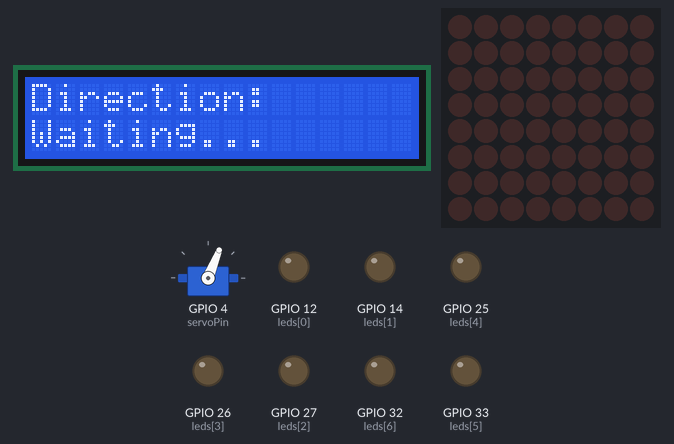
Bench run of a sketch on a simulated ESP32. Parts: 16×2 character LCD, 8×8 LED matrix, servo, output pins drawn as LEDs (lit = HIGH). Servo pulses on a pin are drawn as a servo (544–2400 µs = 0–180°).

Above: at 0.1 s.

The sketch:

esp32_gesture_receiver.ino
```cpp
#include <WiFi.h>              // Needed for WiFi mode + ESP-NOW
#include <esp_now.h>           // ESP-NOW wireless protocol (peer-to-peer)
#include <Wire.h>              // I2C (LCD uses I2C)
#include <LiquidCrystal_I2C.h> // LCD library (I2C LCD)

#include <MD_MAX72xx.h>        // LED matrix driver library
#include <SPI.h>               // SPI bus (MAX7219 matrix uses SPI)

// ==================== LEDS ====================
// 7 discrete LEDs wired to these GPIO pins
int leds[] = {12, 14, 27, 26, 25, 33, 32};
const int NUM_LEDS = 7;

// ==================== LCD ====================
// I2C LCD at address 0x27, 16 columns x 2 rows
LiquidCrystal_I2C lcd(0x27, 16, 2);

// ==================== MATRIX ====================
// MAX7219 LED matrix wiring
#define MATRIX_CLK 19
#define MATRIX_CS  18
#define MATRIX_DIN 23

// FC16_HW is the common 8x8 MAX7219 module wiring layout
#define HARDWARE_TYPE MD_MAX72XX::FC16_HW
#define MAX_DEVICES 1  // number of chained 8x8 modules
MD_MAX72XX mx(HARDWARE_TYPE, MATRIX_DIN, MATRIX_CLK, MATRIX_CS, MAX_DEVICES);

// ==================== SERVO ====================
const int servoPin = 4;  // servo signal wire connected to GPIO 4

// Convert servo pulse width (microseconds) into PWM duty cycle
// Servo expects 50Hz signal with pulse 500–2500 us
void writeServoMicroseconds(int us) {
  // 50Hz period = 20,000 us
  // 16-bit PWM duty range = 0..65535
  // duty = (pulse_us / 20000us) * 65535
  uint32_t duty = (uint32_t)us * 65535 / 20000;

  // Send duty to PWM output
  ledcWrite(servoPin, duty);
}

// Calibrated servo endpoints (these match YOUR servo’s real motion)
const int SERVO_BACK_US = 2200;   // full BACKWARD position pulse width
const int SERVO_FWD_US = 300;    // full FORWARD position pulse width
const int SERVO_NEUTRAL_US = (SERVO_BACK_US + SERVO_FWD_US) / 2; // centre pulse

// Magnitude thresholds that control when servo starts moving and when it saturates
const int SERVO_MAG_START = 5000;    // below this, keep servo neutral
const int SERVO_MAG_FULL  = 16000;   // at/above this, servo reaches full travel

// Moves servo only for FORWARD/BACKWARD gestures, scaled by magnitude
void updateServoFromForwardBack(int dir, int16_t mag) {
  int m = abs(mag);  // magnitude should be positive strength

  // If gesture isn't strong enough, keep servo centred
  if (m <= SERVO_MAG_START) {
    writeServoMicroseconds(SERVO_NEUTRAL_US);
    return;
  }

  // Cap strength so the servo doesn't keep increasing beyond your chosen max
  if (m > SERVO_MAG_FULL) m = SERVO_MAG_FULL;

  // Normalise magnitude into 0..1 range
  float t = (float)(m - SERVO_MAG_START) /
            (float)(SERVO_MAG_FULL - SERVO_MAG_START);  // 0..1

  int us = SERVO_NEUTRAL_US;

  if (dir == 3) {
    // FORWARD: move from neutral toward SERVO_FWD_US as strength increases
    us = SERVO_NEUTRAL_US + t * (SERVO_FWD_US - SERVO_NEUTRAL_US);
  }
  else if (dir == 4) {
    // BACKWARD: move from neutral toward SERVO_BACK_US as strength increases
    us = SERVO_NEUTRAL_US - t * (SERVO_NEUTRAL_US - SERVO_BACK_US);
  }

  writeServoMicroseconds(us);
}

// ==================== ARROWS ====================
// 8x8 bitmaps for arrows (each row is 8 bits)
// These are defined in a "human orientation" then rotated for my module
const uint8_t ARROW_LEFT[8] = {
  0b00011000,
  0b00011100,
  0b00011110,
  0b11111111,
  0b11111111,
  0b00011110,
  0b00011100,
  0b00011000
};

const uint8_t ARROW_RIGHT[8] = {
  0b00011000,
  0b00111000,
  0b01111000,
  0b11111111,
  0b11111111,
  0b01111000,
  0b00111000,
  0b00011000
};

const uint8_t ARROW_UP[8] = {
  0b00011000,
  0b00011000,
  0b00011000,
  0b00011000,
  0b11111111,
  0b01111110,
  0b00111100,
  0b00011000
};

const uint8_t ARROW_DOWN[8] = {
  0b00111100,
  0b01111110,
  0b11111111,
  0b00011000,
  0b00011000,
  0b00011000,
  0b00011000,
  0b00011000
};

// ==================== ESP-NOW PACKET ====================
// Must match transmitter struct exactly (same types, same order)
typedef struct __attribute__((packed)) {
  int8_t dir;     // 1=RIGHT 2=LEFT 3=FORWARD 4=BACKWARD
  int16_t mag;    // magnitude sent by ESP-A
} GesturePacket;

// Values written inside interrupt/callback -> mark volatile so compiler doesn't optimise wrongly
volatile int8_t  lastDir = 0;
volatile int16_t lastMag = 0;

// ==================== ESP-NOW RECEIVE CALLBACK ====================
// This runs whenever a packet arrives
void onReceive(const esp_now_recv_info_t*, const uint8_t* data, int len) {
  // Ignore anything that isn't exactly our expected packet size
  if (len != sizeof(GesturePacket)) return;

  // Copy raw bytes into a GesturePacket struct
  GesturePacket p;
  memcpy(&p, data, sizeof(p));

  // Store latest values for the main loop to use
  lastDir = p.dir;
  lastMag = p.mag;
}

// ==================== LCD DISPLAY ====================
// Shows a simple 2-line message: label on line 1, direction on line 2
void lcdShow(const char* txt) {
  lcd.clear();
  lcd.setCursor(0,0);
  lcd.print("Direction:");
  lcd.setCursor(0,1);
  lcd.print(txt);
}

// ==================== MATRIX DISPLAY ====================
// My matrix is rotated physically vs the bitmap orientation
// This rotates an 8x8 bitmap 90 degrees clockwise
void rotate90CW(const uint8_t in[8], uint8_t out[8]) {
  memset(out, 0, 8);

  // For each pixel (r,c) in input, map it to rotated output
  for (int r=0;r<8;r++)
    for (int c=0;c<8;c++)
      if (in[r] & (1<<(7-c)))          // check if pixel is ON in input
        out[c] |= (1<<(7-r));          // set rotated pixel
}

// Show a bitmap on the LED matrix
void matrixShow(const uint8_t bmp[8]) {
  uint8_t rot[8];
  rotate90CW(bmp, rot);   // rotate to match your hardware orientation

  mx.clear();

  // Set each pixel
  for (int r=0;r<8;r++)
    for (int c=0;c<8;c++)
      mx.setPoint(r, c, (rot[r]>>(7-c)) & 1);

  mx.update();  // push changes to the display
}

// ==================== LED INTENSITY FROM MAGNITUDE ====================
// Each threshold corresponds to turning on another LED (strength meter)
const int16_t LEVELS[NUM_LEDS] = {5000,9000,11000,13000,13800,14500,15000};

// Convert magnitude -> number of LEDs to turn on (0..NUM_LEDS)
int magToLedCount(int16_t mag) {
  mag = abs(mag);

  int count = 0;
  for (int i=0;i<NUM_LEDS;i++) {
    if (mag >= LEVELS[i]) count++;
    else break;  // stop once magnitude is below the next threshold
  }
  return count;
}

// Light LEDs depending on direction + strength
// RIGHT: light from left side up (index 0 upward)
// LEFT:  light from right side down (reverse order)
void setLeds(int dir, int16_t mag) {
  int n = magToLedCount(mag);

  // Clear all LEDs first
  for (int i=0;i<NUM_LEDS;i++) digitalWrite(leds[i], LOW);

  if (dir == 1) {
    // RIGHT: 0..n-1
    for (int i=0;i<n;i++) digitalWrite(leds[i], HIGH);
  }

  if (dir == 2) {
    // LEFT: NUM_LEDS-1 downwards
    for (int i=0;i<n;i++) digitalWrite(leds[NUM_LEDS-1-i], HIGH);
  }

  // FORWARD/BACKWARD do not use this LED bar logic in your current design
}

// ==================== SETUP ====================
void setup() {
  Serial.begin(115200);

  // Configure LED pins
  for (int i=0;i<NUM_LEDS;i++) pinMode(leds[i], OUTPUT);

  // Start I2C bus (shared by LCD here)
  Wire.begin(21,22);

  // LCD init
  lcd.init();
  lcd.backlight();
  lcdShow("Waiting...");

  // Matrix init
  mx.begin();
  mx.control(MD_MAX72XX::INTENSITY, 8);        // brightness (0..15)
  mx.control(MD_MAX72XX::UPDATE, MD_MAX72XX::ON);

  // Servo PWM init
  // 50Hz frequency, 16-bit resolution
  ledcAttach(servoPin, 50, 16);
  writeServoMicroseconds(SERVO_NEUTRAL_US);    // start centred

  // ESP-NOW init
  WiFi.mode(WIFI_STA);
  esp_now_init();
  esp_now_register_recv_cb(onReceive);         // link callback
}

// ==================== LOOP ====================
void loop() {
  static int lastShown = -1;  // last direction shown on LCD/matrix (avoid flicker)

  // Copy volatile values into normal variables once per loop
  // This avoids reading half-updated values mid-loop
  int dir = lastDir;
  int16_t mag = lastMag;

  // Only update LCD + matrix if direction changed
  if (dir != lastShown) {
    lastShown = dir;

    if (dir == 1) { lcdShow("RIGHT");    matrixShow(ARROW_RIGHT); }
    if (dir == 2) { lcdShow("LEFT");     matrixShow(ARROW_LEFT); }
    if (dir == 3) { lcdShow("FORWARD");  matrixShow(ARROW_UP); }
    if (dir == 4) { lcdShow("BACKWARD"); matrixShow(ARROW_DOWN); }
  }

  // Continuously update LEDs and servo based on latest magnitude
  setLeds(dir, mag);
  updateServoFromForwardBack(dir, mag);

  delay(30);  // small loop delay to reduce flicker + CPU load
}
```
